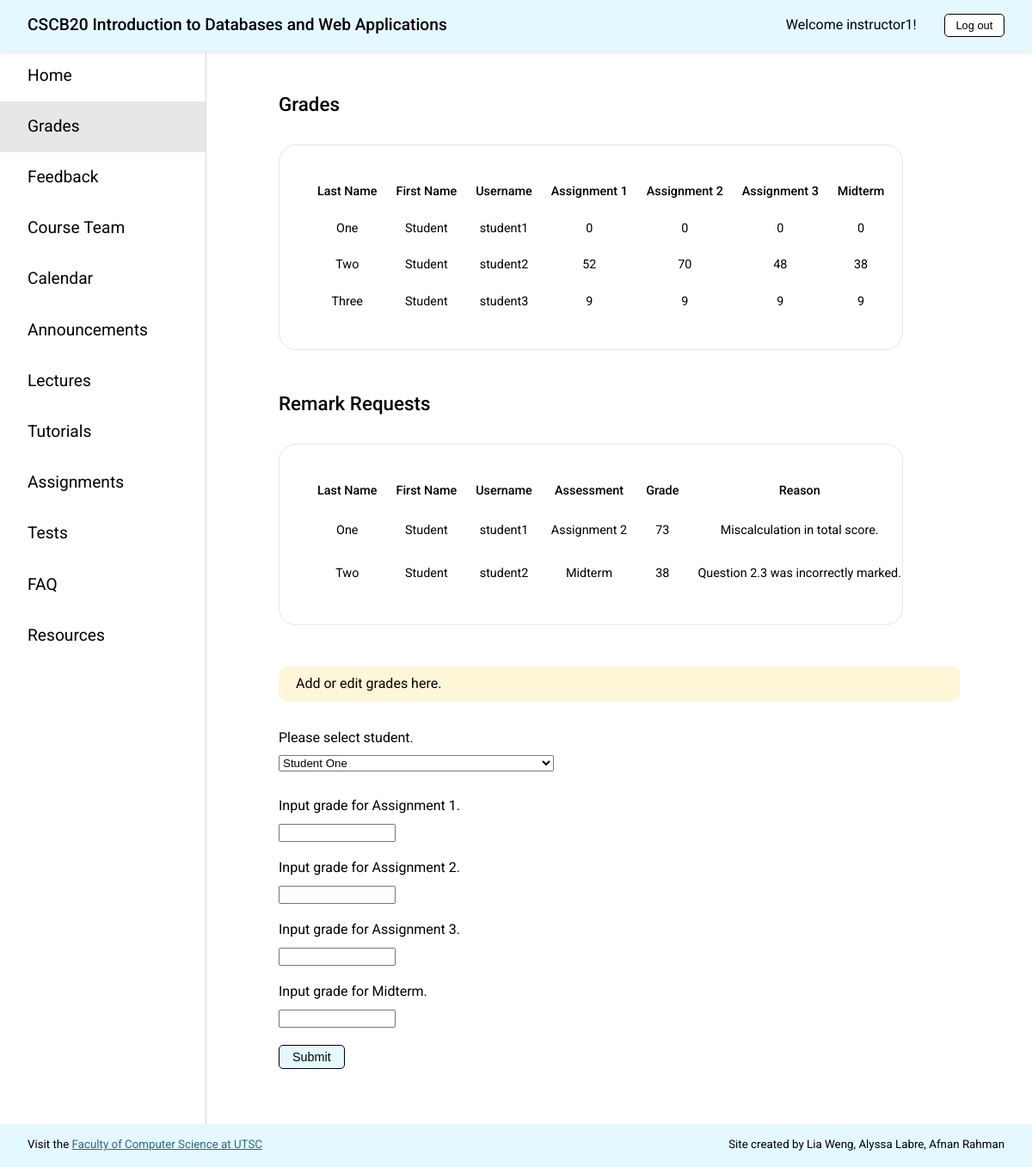
The app's page /grades (signed in), older data.
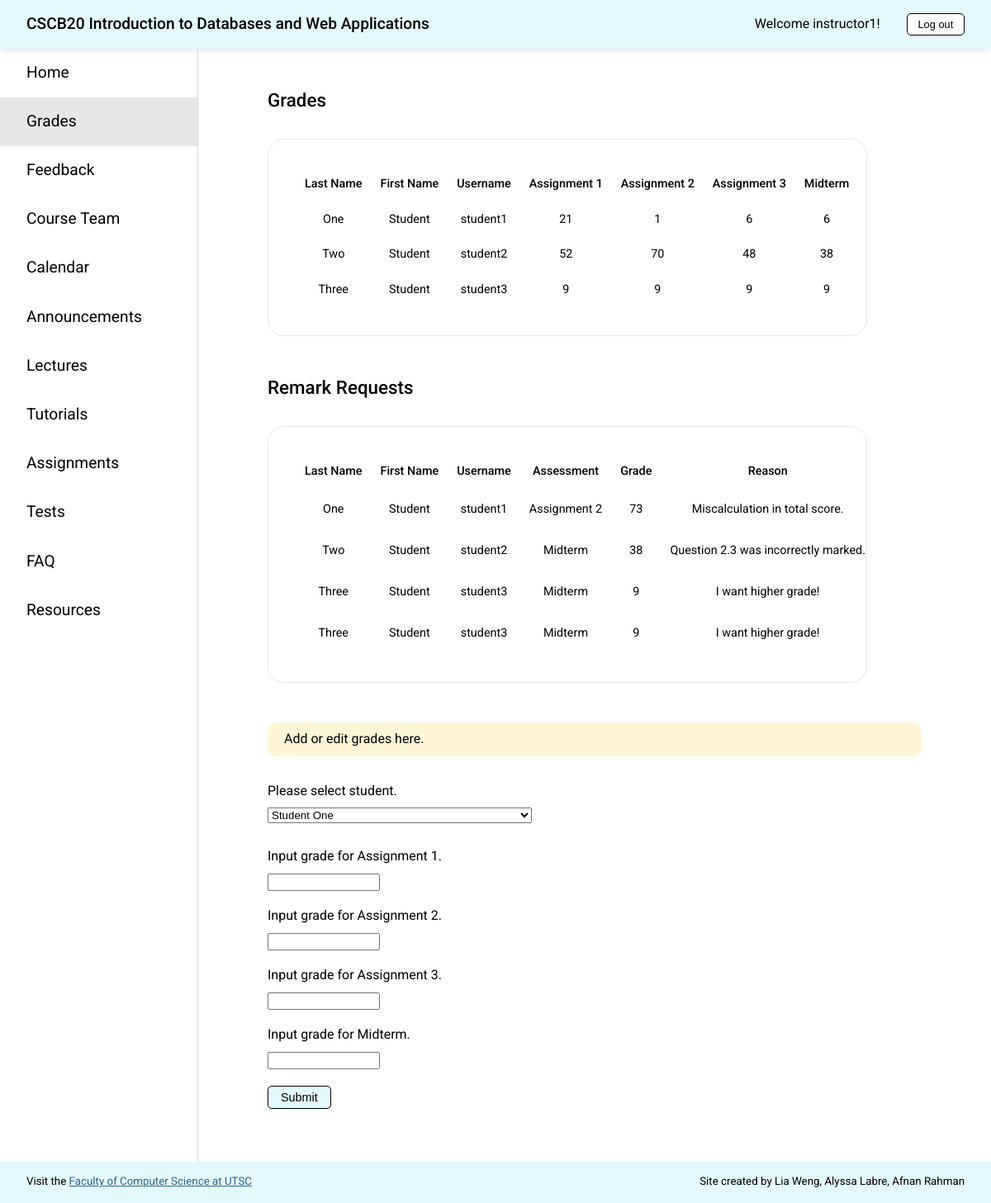
The same page, newer data.
### app.py (models this page shows, shortened)
class Student(db.Model):
    __tablename__ = 'Student'
    id = db.Column(db.Integer, primary_key=True)
    username = db.Column(db.String(20), unique=True, nullable=False)
    password = db.Column(db.String(20), nullable=False)
    first_name = db.Column(db.String(40), nullable=False)
    last_name = db.Column(db.String(40), nullable=False)
    a1 = db.Column(db.Integer)
    a2 = db.Column(db.Integer)
    a3 = db.Column(db.Integer)
    midterm = db.Column(db.Integer)
    remark = db.relationship('Remark', backref='student', lazy=True)

class Remark(db.Model):
    __tablename__ = 'Remark'
    id = db.Column(db.Integer, primary_key=True)
    student_username = db.Column(db.String(20), db.ForeignKey(
        'Student.username'), nullable=False)
    student_first_name = db.Column(db.String(40), nullable=False)
    student_last_name = db.Column(db.String(40), nullable=False)
    item = db.Column(db.String(20), nullable=False)
    grade = db.Column(db.Integer)
    reason = db.Column(db.String(1000), nullable=False)

### app.py (the view)
@app.route('/grades', methods=['GET', 'POST'])
def grades():
    check_authorization()
    remarks = get_remarks()
    students = get_allstudents()
    if request.method == 'GET':
        if session['type'] == 'student':
            student = get_student(session['user'])
            return render_template('grades_s.html', page='grades', student=student)
        else:
            return render_template('grades_i.html', page='grades', remarks=remarks, students=students)
    else:
        return add_grades(request.form["student"], request.form["a1"], request.form["a2"], request.form["a3"], request.form["midterm"], students=students)

### app.py (called while the page is built)
def check_authorization():
    if "user" not in session:
        abort(403, "Please sign in to access this page.")

def get_allstudents():
    return Student.query.all()

def get_remarks():
    return Remark.query.all()

### templates/grades_i.html (shortened to what this page needs)
<!DOCTYPE html>
<html lang="en">
<head>
  <link rel="stylesheet" href="{{ url_for('static', filename='styles.css') }}">
</head>
<body>
  {% extends "template.html" %}
  {% block content %}
  <div class="content">
    <h1 class="page-title">Grades</h1>
    <div class="table-container-grades">
      <table>
        <tr>
          <th>Last Name</th>
          <th>First Name</th>
          <th>Username</th>
          <th>Assignment 1</th>
          <th>Assignment 2</th>
          <th>Assignment 3</th>
          <th>Midterm</th>
        </tr>
        {% for student in students %}
        <tr>
          <td>{{student.last_name}}</td>
          <td>{{student.first_name}}</td>
          <td>{{student.username}}</td>
          <td>{{student.a1}}</td>
          <td>{{student.a2}}</td>
          <td>{{student.a3}}</td>
          <td>{{student.midterm}}</td>
        </tr>
        {% endfor%}
      </table>
    </div>
    <h1 class="page-title">Remark Requests</h1>
    <div class="table-container-grades">
      <table>
        <tr>
          <th>Last Name</th>
          <th>First Name</th>
          <th>Username</th>
          <th>Assessment</th>
          <th>Grade</th>
          <th>Reason</th>
        </tr>
        {% for remark in remarks %}
        <tr>
          <td>{{remark.student_last_name}}</td>
          <td>{{remark.student_first_name}}</td>
          <td>{{remark.student_username}}</td>
          <td>{{remark.item}}</td>
          <td>{{remark.grade}}</td>
          <td>{{remark.reason}}</td>
        </tr>
        {% endfor %}
      </table>
    </div>
    <p class="message">Add or edit grades here.</p>
    <form class="addgrades-form" action="http://127.0.0.1:5000/grades" method="post">
      <label for="student">Please select student.</label>
      <select name="student">
        {% for student in students %}
        <option value={{student.username}}>{{student.first_name}} {{student.last_name}}</option>
        {% endfor %}
      </select>
      <div class="grade-input">
        <label for="a1">Input grade for Assignment 1.</label>
        <input id="a1" name="a1" type="text">
      </div>
      <div class="grade-input">
        <label for="a2">Input grade for Assignment 2.</label>
        <input id="a2" name="a2" type="text">
      </div>
      <div class="grade-input">
        <label for="a3">Input grade for Assignment 3.</label>
        <input id="a3" name="a3" type="text">
      </div>
      <div class="grade-input">
        <label for="midterm">Input grade for Midterm.</label>
        <input id="midterm" name="midterm" type="text">
      </div>
      <div>
        <button type="submit">Submit</button>
      </div>
    </form>
  </div>
  {% endblock %}

### templates/template.html (shortened to what this page needs)
<!DOCTYPE html>
<html lang="en">
<head>
  <link rel="stylesheet" href="{{ url_for('static', filename='styles.css') }}">
</head>
<body>
  <div class="header">
    <h2>CSCB20 <span class="course-title">Introduction to Databases and Web Applications</span></h2>
    <div class="header-right">
      <p>Welcome {{session['user']}}!</p>
      <a href="{{url_for('logout')}}"><button class="logout-button">Log out</button></a>
    </div>
  </div>
  <div class="wrapper">
    <nav>
      <a href="{{ url_for('home') }}" class={% if page=="home" %} "selected" {% endif %}>
        Home
      </a>
      <a href="{{ url_for('grades') }}" class={% if page=="grades" %} "selected" {% endif %}>
        Grades
      </a>
      <a href="{{ url_for('feedback') }}" class={% if page=="feedback" %} "selected" {% endif %}>
        Feedback
      </a>
      <a href="{{ url_for('team') }}" class={% if page=="team" %} "selected" {% endif %}>
        Course&nbsp;Team
      </a>
      <a href="{{ url_for('calendar') }}" class={% if page=="calendar" %} "selected" {% endif %}>
        Calendar
      </a>
      <a href="{{ url_for('announcements') }}" class={% if page=="announcements" %} "selected" {% endif %}>
        Announcements
      </a>
      <a href="{{ url_for('lectures') }}" class={% if page=="lectures" %} "selected" {% endif %}>
        Lectures
      </a>
      <a href="{{ url_for('tutorials') }}" class={% if page=="tutorials" %} "selected" {% endif %}>
        Tutorials
      </a>
      <a href="{{ url_for('assignments') }}" class={% if page=="assignments" %} "selected" {% endif %}>
        Assignments
      </a>
      <a href="{{ url_for('tests') }}" class={% if page=="tests" %} "selected" {% endif %}>
        Tests
      </a>
      <a href="{{ url_for('faq') }}" class={% if page=="faq" %} "selected" {% endif %}>
        FAQ
      </a>
      <a href="{{ url_for('resources') }}" class={% if page=="resources" %} "selected" {% endif %}>
        Resources
      </a>
    </nav>
    {% block content %}
    {% endblock %}
  </div>
  <div class="footer">
    <small>Visit the <a href="https://www.utsc.utoronto.ca/cms/faculty-of-computer-science" target="_blank">Faculty of
        Computer Science
        at UTSC</a></small>
    <small>Site created by Lia Weng, Alyssa Labre, Afnan Rahman</small>
  </div>
</body>
</html>

### static/styles.css (style rules this page uses)
@media screen and (min-width: 770px) { html { font-size: 16px; } }
body { box-sizing: border-box; margin: 0; padding: 0; font-family: "Roboto", sans-serif; line-height: 130%; }
p { margin: 0; }
h1 { font-size: 1.4rem; font-weight: 400; line-height: 130%; margin: 0; }
h2 { font-size: 1.2rem; font-weight: 500; margin: 0; }
a { color: #2f6690; }
button { background-color: #e4f9ff; border: 1px solid black; padding: 5px 15px; border-radius: 5px; font-size: 0.9rem; }
select { margin: 10px 0 30px 0; width: 20rem; }
.page-title { margin: 1rem 20px 2rem 20px; font-weight: 500; }
.message { background-color: #fff6d8; padding: 10px 20px; border-radius: 10px; margin: 0 20px; }
@media screen and (min-width: 551px) { .wrapper { display: grid; grid-template-columns: 1fr 4fr; } }
.header { background-color: #e4f9ff; padding: 1rem 2rem; display: flex; justify-content: space-between; align-items: center; box-shadow: 0 0 8px #d7d7d7; position: sticky; top: 0; z-index: 1; }
.header-right { display: flex; align-items: center; margin-left: 2rem; }
.header-right p { width: auto; }
.logout-button { margin-left: 2rem; background-color: white; border: 1px solid black; border-radius: 5px; font-size: 0.8rem; padding: 0.3rem 0.8rem; }
@media screen and (min-width: 551px) { nav { border-right: 1px solid #d7d7d7; display: flex; flex-direction: column; } }
@media screen and (min-width: 551px) { nav a { color: black; text-decoration: none; font-size: 1.2rem; font-weight: 400; padding: 1.2rem 2rem; } }
.selected { background-color: #e7e7e7; }
.content { min-height: 80vh; }
@media screen and (min-width: 770px) { .content { padding: 2rem 4rem; } }
@media screen and (min-width: 770px) { .footer { background-color: #e4f9ff; height: 5vh; padding: 5px 2rem; display: flex; align-items: center; justify-content: space-between; } }
@media screen and (min-width: 551px) { .table-container-grades { overflow-x: auto; margin: 2rem 20px 3rem 20px; padding: 2rem; border: 1px solid #e7e7e7; border-radius: 20px; } }
@media screen and (min-width: 551px) { .table-container-grades table { width: max-content; text-align: center; table-layout: fixed; font-size: 0.9rem; } }
@media screen and (min-width: 1024px) { .table-container-grades { width: 55vw; } }
th { font-weight: 500; padding: 10px; }
td { padding: 10px; }
.addgrades-form { margin: 2rem 20px; display: flex; flex-direction: column; }
.grade-input { display: flex; flex-direction: column; margin-bottom: 20px; }
.grade-input input { margin-top: 10px; width: 8rem; }

Row changes from the older to the newer data that the page shows:
changed Student "One": a1 "0" → "21"; a2 "0" → "1"; a3 "0" → "6"; midterm "0" → "6"
added Remark: student_last_name "Three", student_first_name "Student", student_username "student3", item "Midterm", grade "9", reason "I want higher grade!"
added Remark: student_last_name "Three", student_first_name "Student", student_username "student3", item "Midterm", grade "9", reason "I want higher grade!"
